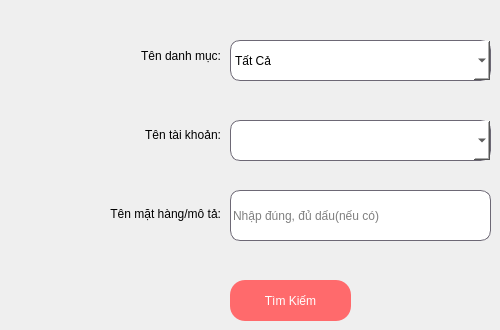
        <widget class="QWidget" name="tab1_P2">
         <attribute name="title">
          <string>Tìm Kiếm</string>
         </attribute>
         <widget class="QPushButton" name="btn_p2_TimKiemChung">
          <property name="geometry">
           <rect>
            <x>230</x>
            <y>280</y>
            <width>121</width>
            <height>41</height>
           </rect>
          </property>
          <property name="styleSheet">
           <string notr="true">border-radius: 15px;
color: rgb(255, 255, 255);
background-color: rgb(255, 106, 108);
font: 75 15pt &quot;MS Shell Dlg 2&quot;;</string>
          </property>
          <property name="text">
           <string>Tìm Kiếm</string>
          </property>
         </widget>
         <widget class="QWidget" name="layoutWidget_3">
          <property name="geometry">
           <rect>
            <x>10</x>
            <y>20</y>
            <width>211</width>
            <height>231</height>
           </rect>
          </property>
          <layout class="QVBoxLayout" name="verticalLayout_P2_tab1">
           <item>
            <widget class="QLabel" name="label__p2_TenDanhMuc">
             <property name="styleSheet">
              <string notr="true">font: 75 15pt &quot;Segoe UI&quot;;</string>
             </property>
             <property name="text">
              <string>&lt;html&gt;&lt;head/&gt;&lt;body&gt;&lt;p align=&quot;right&quot;&gt;Tên danh mục:&lt;/p&gt;&lt;/body&gt;&lt;/html&gt;</string>
             </property>
            </widget>
           </item>
           <item>
            <widget class="QLabel" name="label_p2_TenTaiKhoan">
             <property name="styleSheet">
              <string notr="true">font: 75 15pt &quot;Segoe UI&quot;;</string>
             </property>
             <property name="text">
              <string>&lt;html&gt;&lt;head/&gt;&lt;body&gt;&lt;p align=&quot;right&quot;&gt;Tên tài khoản:&lt;/p&gt;&lt;/body&gt;&lt;/html&gt;</string>
             </property>
            </widget>
           </item>
           <item>
            <widget class="QLabel" name="label_p2_MoTa">
             <property name="styleSheet">
              <string notr="true">font: 75 15pt &quot;Segoe UI&quot;;</string>
             </property>
             <property name="text">
              <string>&lt;html&gt;&lt;head/&gt;&lt;body&gt;&lt;p align=&quot;right&quot;&gt;Tên mặt hàng/mô tả:&lt;/p&gt;&lt;/body&gt;&lt;/html&gt;</string>
             </property>
            </widget>
           </item>
          </layout>
         </widget>
         <widget class="QComboBox" name="comboBox_p2_TenDanhMuc">
          <property name="geometry">
           <rect>
            <x>230</x>
            <y>40</y>
            <width>261</width>
            <height>41</height>
           </rect>
          </property>
          <property name="styleSheet">
           <string notr="true">border-radius: 10px;
border: 1px solid #6d6875;
color: rgb(0, 0, 0);
background-color: rgb(255, 255, 255);
font: 75 14pt &quot;Segoe UI&quot;;</string>
          </property>
          <item>
           <property name="text">
            <string>Tất Cả</string>
           </property>
          </item>
          <item>
           <property name="text">
            <string>Gia Đình</string>
           </property>
          </item>
          <item>
           <property name="text">
            <string>Sức Khoẻ</string>
           </property>
          </item>
          <item>
           <property name="text">
            <string>Mua Sắm</string>
           </property>
          </item>
          <item>
           <property name="text">
            <string>Học Phí</string>
           </property>
          </item>
          <item>
           <property name="text">
            <string>Hoá Đơn</string>
           </property>
          </item>
          <item>
           <property name="text">
            <string>Kinh Doanh</string>
           </property>
          </item>
          <item>
           <property name="text">
            <string>Quà Tặng</string>
           </property>
          </item>
          <item>
           <property name="text">
            <string>Di Chuyển</string>
           </property>
          </item>
          <item>
           <property name="text">
            <string>Giải Trí</string>
           </property>
          </item>
          <item>
           <property name="text">
            <string>Bách Hoá</string>
           </property>
          </item>
          <item>
           <property name="text">
            <string>Khác</string>
           </property>
          </item>
         </widget>
         <widget class="QComboBox" name="comboBox_p2_TenTaiKhoan">
          <property name="geometry">
           <rect>
            <x>230</x>
            <y>120</y>
            <width>261</width>
            <height>41</height>
           </rect>
          </property>
          <property name="styleSheet">
           <string notr="true">border-radius: 10px;
border: 1px solid #6d6875;
color: rgb(0, 0, 0);
background-color: rgb(255, 255, 255);
font: 75 14pt &quot;Segoe UI&quot;;</string>
          </property>
         </widget>
         <widget class="QLineEdit" name="lineEdit_p2_MoTa">
          <property name="geometry">
           <rect>
            <x>230</x>
            <y>190</y>
            <width>261</width>
            <height>51</height>
           </rect>
          </property>
          <property name="styleSheet">
           <string notr="true">font: 14pt &quot;Segoe UI&quot;;
background-color: rgb(255, 255, 255);

border-radius: 10px;
border: 1px solid #6d6875;</string>
          </property>
          <property name="placeholderText">
           <string>Nhập đúng, đủ dấu(nếu có)</string>
          </property>
         </widget>
        </widget>
